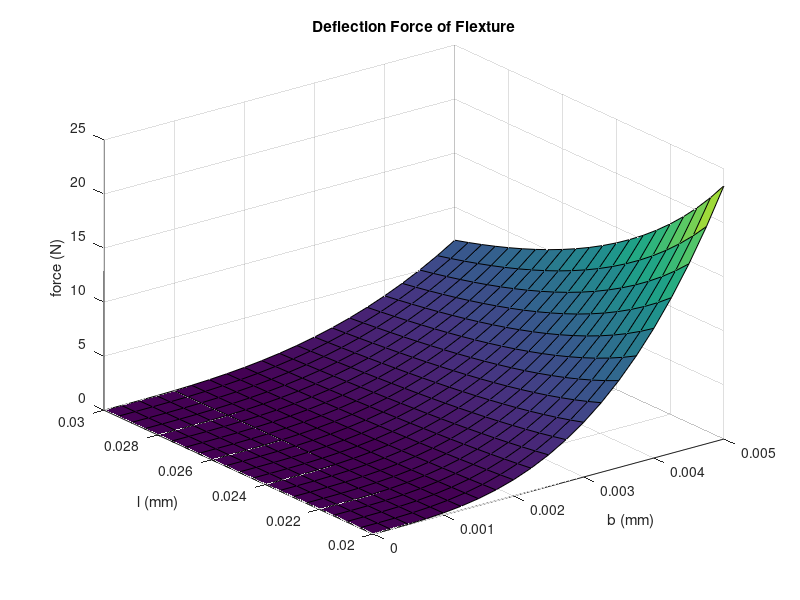
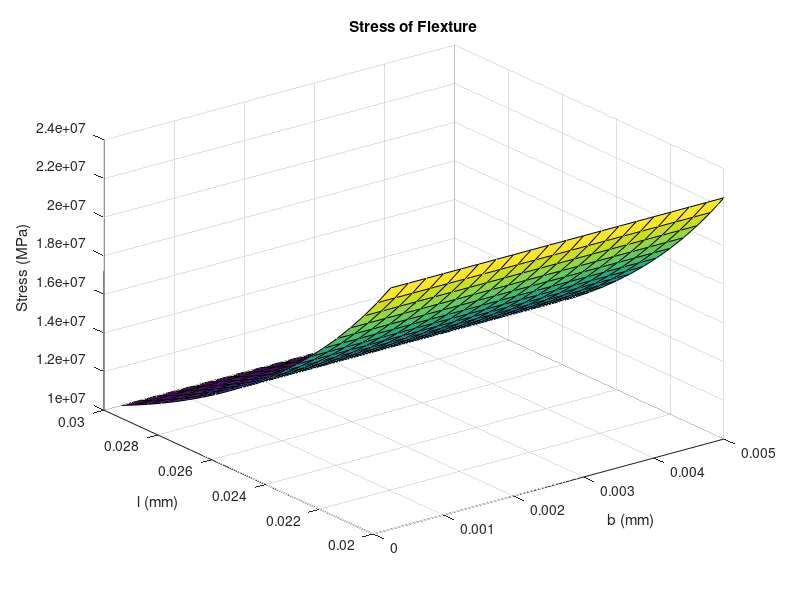

These figures' MATLAB source, in order:
close all;
clear all;
% This program calculates the force needed to activate the flexture for the
% known parameters of the part

h = 0.001;
b = 0.000:0.00025:0.005;
l = 0.020:0.0005:0.030;
d = 0.003;
E = 2*10^9;
Sy = 30*10^6;


for i = 1:21
    for j = 1:21
        I = h*b(i)^3/12;
        f(j,i) = d*3*E*I/l(j)^3;
        Stress(j,i) = f(j,i)*l(j)*h/2/I;
    end
end

surf(b,l,f);
xlabel('b (mm)');
ylabel('l (mm)');
zlabel('force (N)');
title('Deflection Force of Flexture');
set(gcf,'color','w');

figure;
surf(b,l,Stress);
xlabel('b (mm)');
ylabel('l (mm)');
zlabel('Stress (MPa)');
title('Stress of Flexture');
set(gcf,'color','w');
